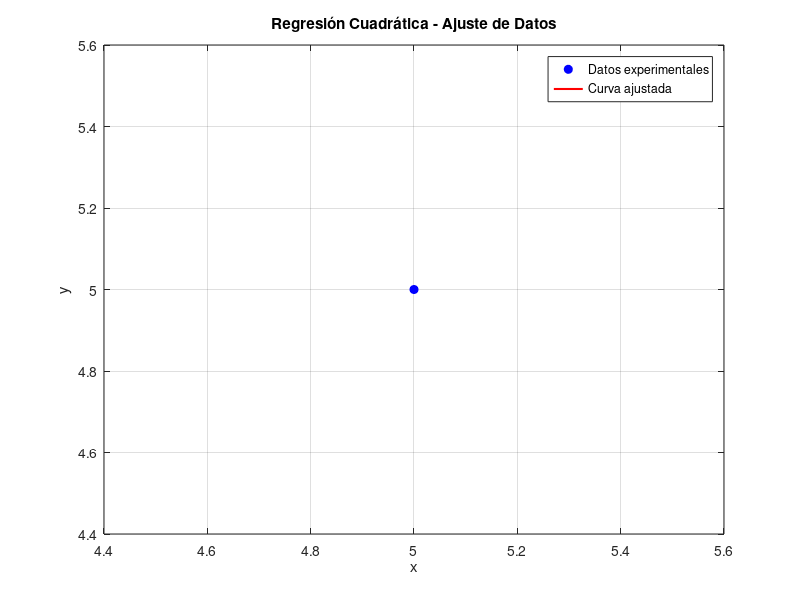

MATLAB code to generate this figure:

function regresion_cuadratica

clc; clear; close all;

fprintf('*** REGRESIÓN CUADRÁTICA ***\n');

% Ingreso de datos experimentales
x = input('Ingrese los valores de x (entre corchetes [ ]): ');
y = input('Ingrese los valores de y (entre corchetes [ ]): ');

% Verificamos que los vectores tengan la misma longitud
if length(x) ~= length(y)
    error('Los vectores x e y deben tener el mismo número de elementos.');
end

n = length(x);

% Construimos el sistema de ecuaciones normales para a0, a1 y a2
Sx = sum(x);
Sx2 = sum(x.^2);
Sx3 = sum(x.^3);
Sx4 = sum(x.^4);
Sy = sum(y);
Sxy = sum(x .* y);
Sx2y = sum(x.^2 .* y);

% Matriz del sistema
A = [n, Sx, Sx2;
     Sx, Sx2, Sx3;
     Sx2, Sx3, Sx4];

% Vector del lado derecho
B = [Sy; Sxy; Sx2y];

% Resolución del sistema
coef = A\B;
a0 = coef(1);
a1 = coef(2);
a2 = coef(3);

% Cálculo de valores ajustados
y_pred = a0 + a1*x + a2*x.^2;
error = y - y_pred;

% Cálculo del coeficiente de determinación R^2
St = sum((y - mean(y)).^2);
Sr = sum((y - y_pred).^2);
r2 = 1 - (Sr / St); % Corrección en el cálculo de R^2
r = sqrt(r2);

% Mostrar resultados
fprintf('\nEcuación del modelo cuadrático: y = %.4f + %.4f*x + %.4f*x^2\n', a0, a1, a2);
fprintf('Coeficiente de determinación (R^2): %.4f\n', r2);
fprintf('Coeficiente de correlación (R): %.4f\n', r);

% Tabla de resultados
fprintf('\nTabla de valores:\n');
fprintf('x\t\t y\t\t y_ajustada\t Error\n');
fprintf('----------------------------------------------\n');
for i = 1:n
    fprintf('%.4f\t %.4f\t %.4f\t %.4f\n', x(i), y(i), y_pred(i), error(i));
end

% Graficamos los datos y la curva ajustada
x_fit = linspace(min(x), max(x), 200);
y_fit = a0 + a1*x_fit + a2*x_fit.^2;

figure;
plot(x, y, 'bo', 'MarkerFaceColor', 'b'); hold on;
plot(x_fit, y_fit, 'r-', 'LineWidth', 1.5);
xlabel('x');
ylabel('y');
title('Regresión Cuadrática - Ajuste de Datos');
legend('Datos experimentales', 'Curva ajustada', 'Location', 'best');
grid on;

% Interpretación del resultado
if r2 > 0.9
    fprintf('\nEl modelo tiene un excelente ajuste a los datos.\n');
elseif r2 > 0.7
    fprintf('\nEl modelo tiene un ajuste aceptable a los datos.\n');
else
    fprintf('\nEl modelo no representa bien los datos.\n');
end

end